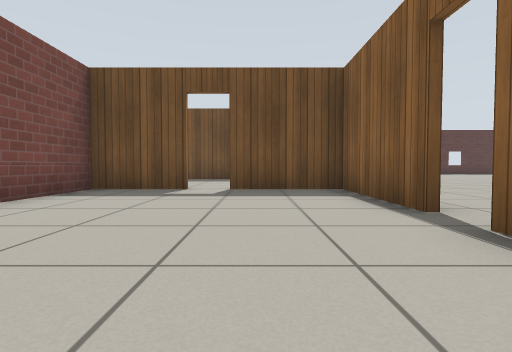
View 1 (above)

19 first-person views from a walk through a Gazebo world. The camera is 0.5 m above the floor, tilts 2° down and sees 80° across. Floor lines are 1 m apart. The floor is counted in squares, 1 m on a side. Each view is taken from the middle of a square. On the plan, view 1 faces up. The plan holds only what a view shows up to about 9 squares ahead; the rest is blank. Robots are left out. Gazebo's built-in surfaces are drawn with simple patterns.

View 2
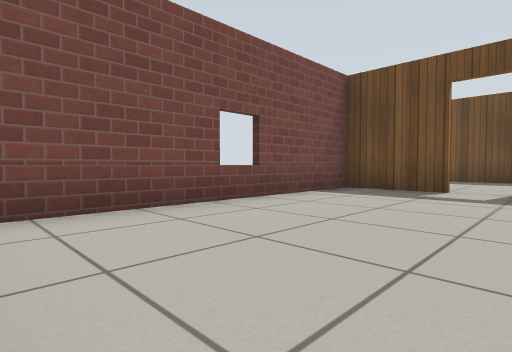

View 3
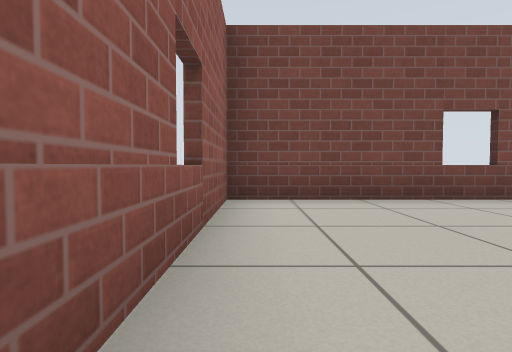

View 4
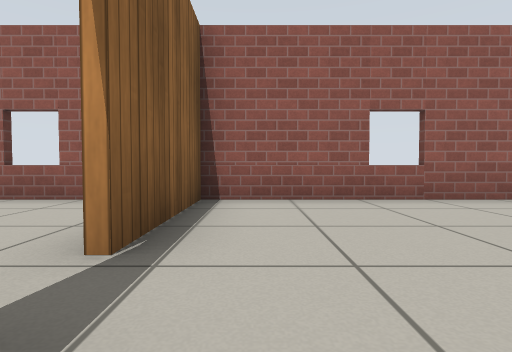

View 5
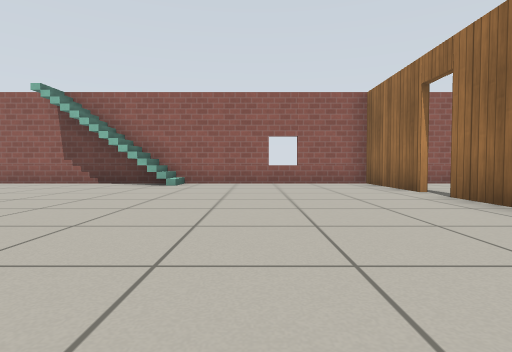

View 6
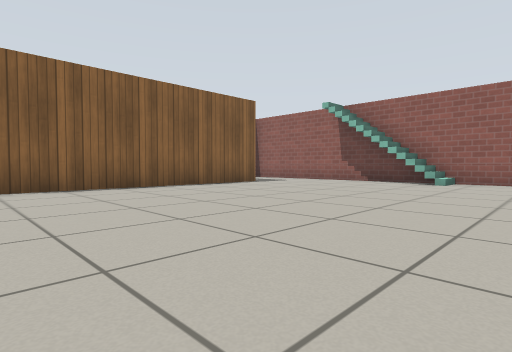

View 7
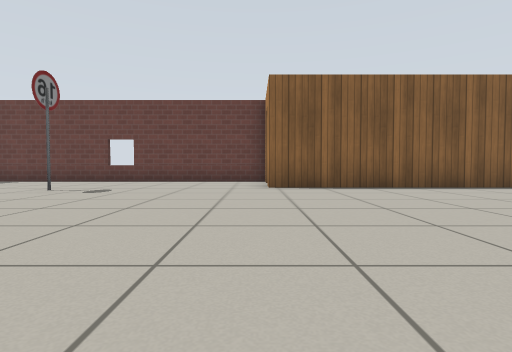

View 8
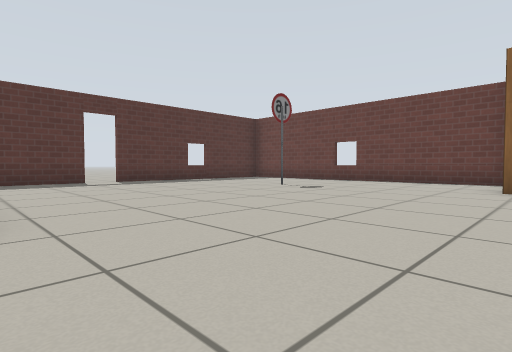

View 9
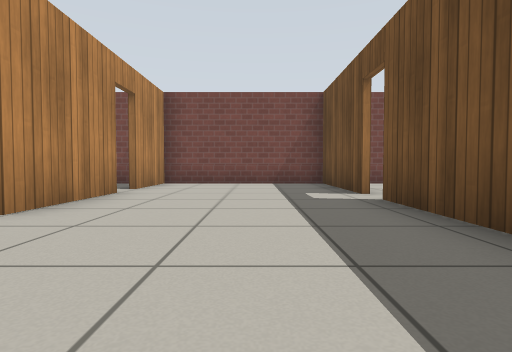

View 10
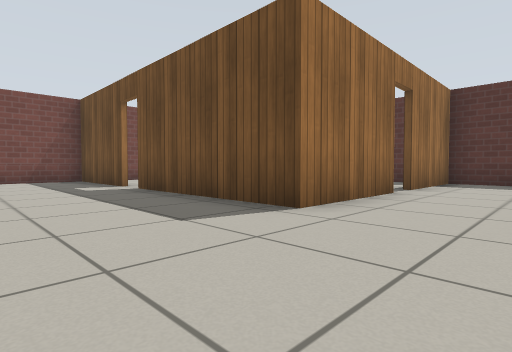

View 11
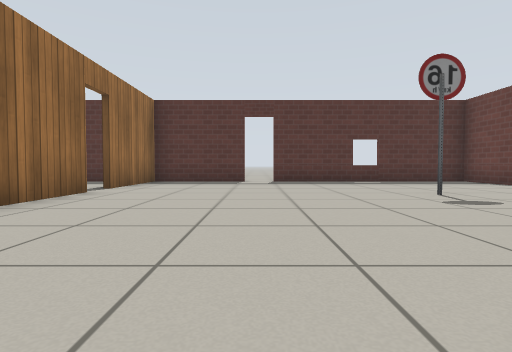

View 12
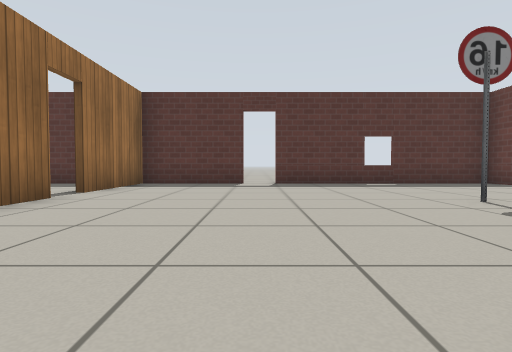

View 13
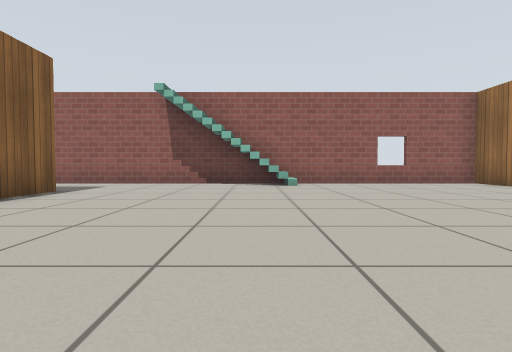

View 14
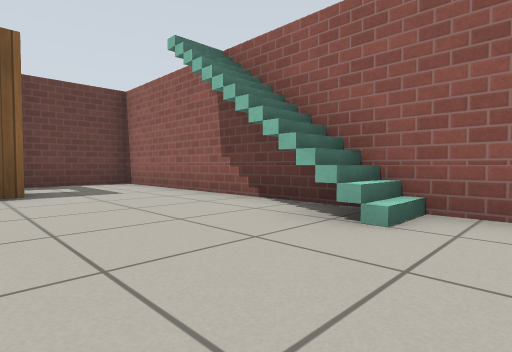

View 15
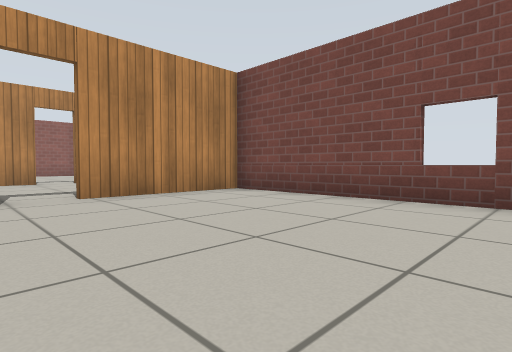

View 16
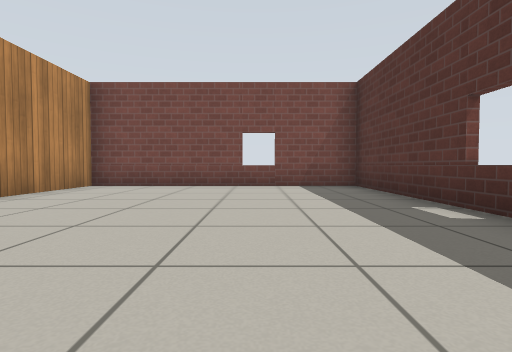

View 17
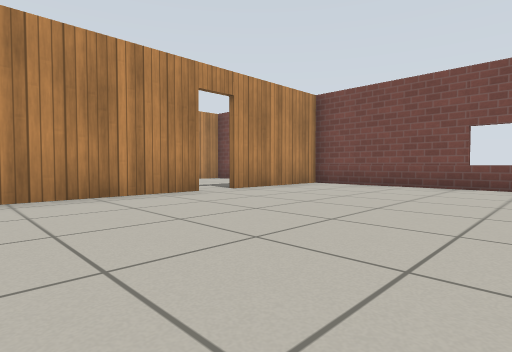

View 18
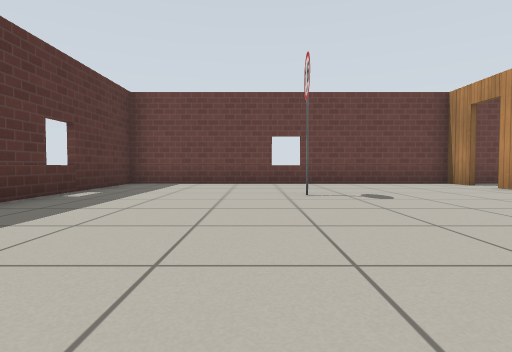

View 19
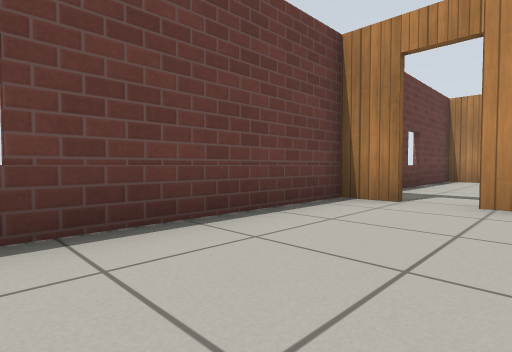

### Floor plan
Points are (right, up) in squares from view 1. A wall is a line through its corners. A room is listed if a view was taken in it or the views show most of it. See-through windows are left out.
Room 1 (views 1, 2, 3, 4)
walls: (1.8, 3.1) (1.8, 6.3) (-0.6, 6.3); (-1.4, 6.3) (-3.5, 6.3); (-3.4, 6.1) (-3.4, -0.4) (2, -0.4); (1.8, -0.5) (1.8, 2.4)
ways out: open door at (-1, 6) to room 2; gap at (2, 2.5) to room 2
Room 2 (views 5, 6, 7, 8, 9, 10, 11, 12, 13, 14, 18, 19)
walls: (12.1, 8.7) (12.8, 8.7); (4.9, 13.8) (4.9, 10.8) (0.5, 10.8); (1.9, 4.4) (1.9, 3.1); (14.4, 8.7) (14.4, 17.4) (8.5, 17.4); (1.9, 2.4) (1.9, -0.5); (11.8, 2.1) (11.8, 8.7); (-0.6, 6.5) (2, 6.5); (-0.3, 10.8) (-3.4, 10.8) (-3.4, 6.1); (7.7, 17.4) (4.9, 17.4) (4.9, 14.5); (2, -0.4) (14.4, -0.4) (14.4, 1.9); (-3.5, 6.5) (-1.4, 6.5)
ways out: open door at (-1, 6) to room 1; gap at (2, 2.5) to room 1; open door at (0, 11) to room 3; open door at (5, 14) to room 3; open door at (13, 2) to room 4; open door at (13, 9) to room 4; open door at (8, 17.5)
objects: stairs (8, 0) to (9, 0); speed sign (11, 13)
Room 3 (views 15, 16, 17)
walls: (0.5, 11) (3.6, 11); (3.7, 17.4) (-3.4, 17.4) (-3.4, 11) (-0.3, 11)
ways out: open door at (0, 11) to room 2; open door at (5, 14) to room 2
Room 4 (no view inside)
walls: (14.4, 2.6) (14.4, 8)
ways out: open door at (13, 2) to room 2; open door at (13, 9) to room 2

Where each view was taken, in squares from view 1:
view 1: 0 up, 0 right, facing up
view 2: 0 up, 0 right, facing up-left
view 3: 0 up, 1 right, facing left
view 4: 4 up, 1 right, facing down
view 5: 8 up, 5 right, facing down
view 6: 9 up, 5 right, facing down-right
view 7: 9 up, 5 right, facing right
view 8: 8 up, 5 right, facing up-right
view 9: 9 up, 5 right, facing left
view 10: 8 up, 7 right, facing up-left
view 11: 8 up, 8 right, facing up
view 12: 9 up, 8 right, facing up
view 13: 8 up, 8 right, facing down
view 14: 3 up, 6 right, facing down-right
view 15: 16 up, 1 right, facing down-left
view 16: 15 up, 4 right, facing left
view 17: 16 up, 4 right, facing down-left
view 18: 14 up, 6 right, facing right
view 19: 13 up, 12 right, facing down-right
